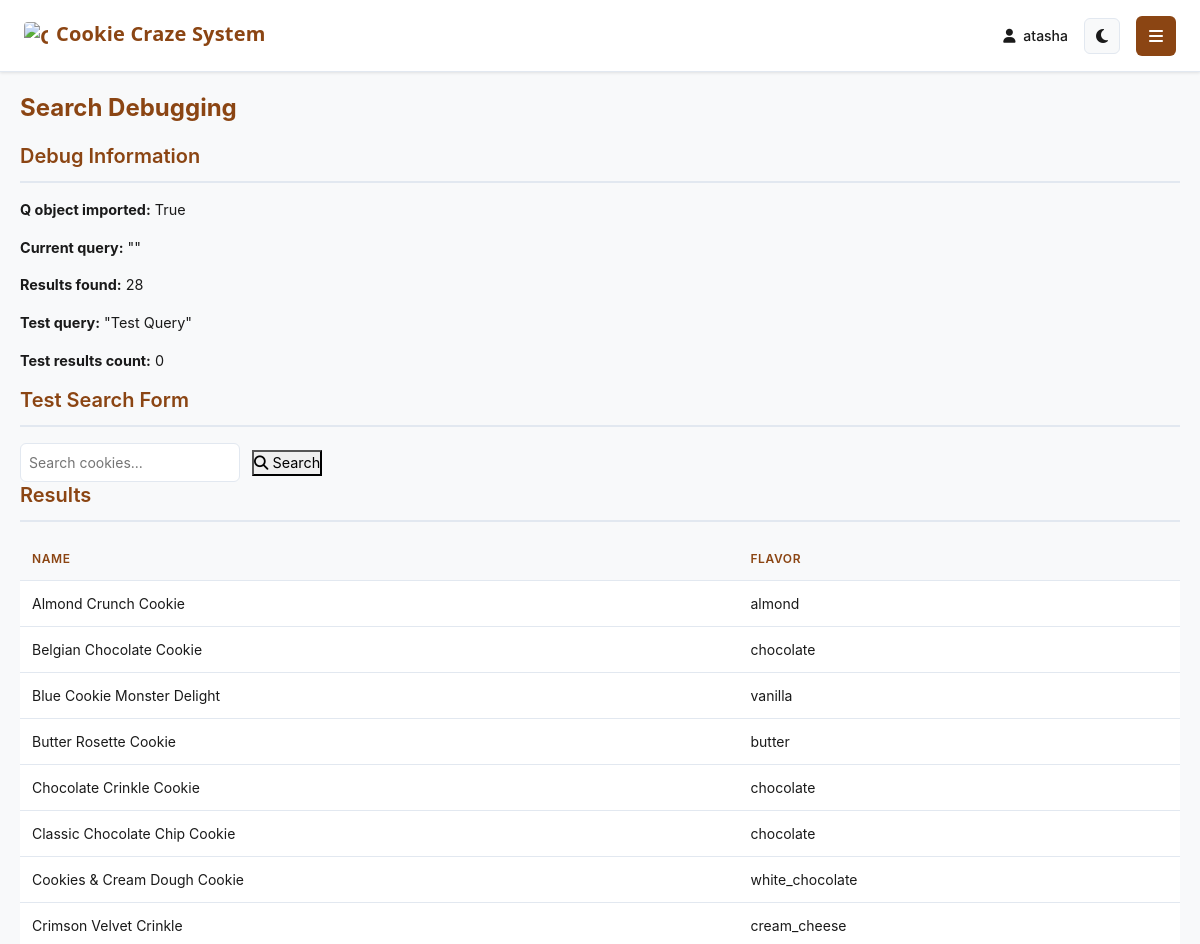
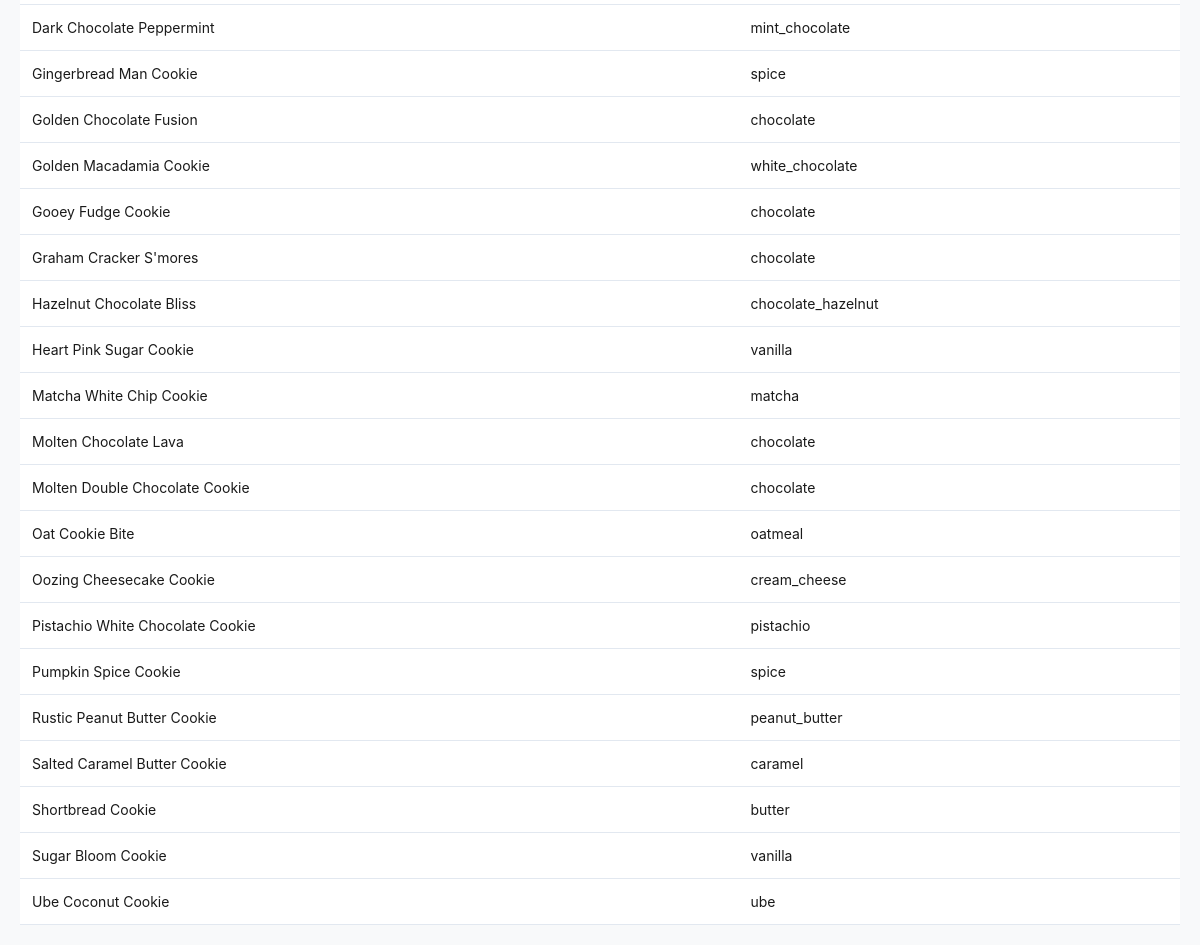
Screenshot of /app/debug-search/ (signed in) with the database file from the repository (2 pictures, top to bottom).
### cookie_app/models.py (models this page shows, shortened)
class Cookie(models.Model):
    FLAVOR_CHOICES = [
        ('chocolate', 'Chocolate'), ('vanilla', 'Vanilla'), ('strawberry', 'Strawberry'),
        ('oatmeal', 'Oatmeal'), ('peanut_butter', 'Peanut Butter'), ('butter', 'Butter'),
        ('white_chocolate', 'White Chocolate'), ('almond', 'Almond'), ('pistachio', 'Pistachio'),
        ('caramel', 'Caramel'), ('mint_chocolate', 'Mint Chocolate'), ('cream_cheese', 'Cream Cheese'),
        ('spice', 'Spice'), ('ube', 'Ube'), ('matcha', 'Matcha'),
        ('chocolate_hazelnut', 'Chocolate Hazelnut'), ('chocolate_marshmallow', 'Chocolate Marshmallow'),
        ('almond_oat', 'Almond Oat'),
    ]
    category = models.ForeignKey(Category, on_delete=models.PROTECT, related_name='cookies')
    image = models.ImageField(upload_to='cookies/', null=True, blank=True)
    name = models.CharField(max_length=100)
    flavor = models.CharField(max_length=30, choices=FLAVOR_CHOICES)
    price = models.DecimalField(max_digits=6, decimal_places=2, validators=[MinValueValidator(Decimal('0.01'))])
    stock_quantity = models.IntegerField(default=0, validators=[MinValueValidator(0)])
    description = models.TextField(blank=True, null=True)
    expiration_date = models.DateField(blank=True, null=True)
    is_available = models.BooleanField(default=True)
    created_at = models.DateTimeField(auto_now_add=True)
    updated_at = models.DateTimeField(auto_now=True)

### cookie_app/views.py (the view)
# urls.py: path('debug-search/', views.debug_search, name='debug_search'),
@login_required
def debug_search(request):
    query = request.GET.get('q', '')
    if query:
        cookies = Cookie.objects.filter(
            Q(name__icontains=query) |
            Q(flavor__icontains=query) |
            Q(description__icontains=query)
        ).order_by('name')
        result_count = cookies.count()
    else:
        cookies = Cookie.objects.all().order_by('name')
        result_count = cookies.count()
    test_query = "Test Query"
    test_results = Cookie.objects.filter(Q(name__icontains=test_query))
    return render(request, 'debug_search.html', {
        'query': query,
        'result_count': result_count,
        'cookies': cookies,
        'test_query': test_query,
        'test_results_count': test_results.count(),
        'q_imported': 'Q' in globals(),
    })

### templates/debug_search.html
{% extends 'base.html' %}
{% block content %}
<h1>Search Debugging</h1>
<div class="debug-info">
    <h2>Debug Information</h2>
    <p><strong>Q object imported:</strong> {{ q_imported }}</p>
    <p><strong>Current query:</strong> "{{ query }}"</p>
    <p><strong>Results found:</strong> {{ result_count }}</p>
    <p><strong>Test query:</strong> "{{ test_query }}"</p>
    <p><strong>Test results count:</strong> {{ test_results_count }}</p>
</div>
<h2>Test Search Form</h2>
<form method="GET" action="{% url 'debug_search' %}">
    <div class="search-input-group">
        <input type="text" name="q" placeholder="Search cookies..." value="{{ query }}" class="search-input">
        <button type="submit" class="search-btn">
            <i class="fas fa-search"></i> Search
        </button>
    </div>
</form>
<h2>Results</h2>
{% if cookies %}
<table class="data-table">
    <thead>
        <tr>
            <th>Name</th>
            <th>Flavor</th>
        </tr>
    </thead>
    <tbody>
        {% for cookie in cookies %}
        <tr>
            <td>{{ cookie.name }}</td>
            <td>{{ cookie.flavor }}</td>
        </tr>
        {% endfor %}
    </tbody>
</table>
{% else %}
<p>No cookies found.</p>
{% endif %}
{% endblock %}

### templates/base.html (shortened to what this page needs)
<!DOCTYPE html>
<html lang="en">
<head>
    {% load static %}
    <link href="https://cdn.jsdelivr.net/npm/bootstrap@5.3.2/dist/css/bootstrap.min.css" rel="stylesheet">
    <link rel="stylesheet" href="https://cdnjs.cloudflare.com/ajax/libs/font-awesome/6.4.0/css/all.min.css">
    <link rel="stylesheet" href="{% static 'css/style.css' %}">
</head>
<body data-theme="light" {% if user.is_authenticated %}class="authenticated"{% endif %}>
    {% if user.is_authenticated %}
    <div class="main-content" id="main-content">
        <header class="header">
            <div class="header-title">
                {% if request.path == '/app/admin-dashboard/' %}
                    Admin Dashboard
                {% elif request.path == '/app/staff-dashboard/' %}
                    Staff Dashboard
                {% elif 'inventory' in request.path %}
                    <span class="brand-title">
                        <img src="{% static 'images/cookie-craze-logo.png' %}" alt="Cookie Craze" class="brand-logo">
                        <span>Cookie Craze System</span>
                    </span>
                {% elif 'sale' in request.path and 'daily-sales' not in request.path %}
                    <span class="brand-title">
                        <img src="{% static 'images/cookie-craze-logo.png' %}" alt="Cookie Craze" class="brand-logo">
                        <span>Cookie Craze System</span>
                    </span>
                {% elif 'daily-sales' in request.path %}
                    <span class="brand-title">
                        <img src="{% static 'images/cookie-craze-logo.png' %}" alt="Cookie Craze" class="brand-logo">
                        <span>Cookie Craze System</span>
                    </span>
                {% elif 'staff-management' in request.path %}
                    Staff Management
                {% elif 'admin-sales-monitoring' in request.path %}
                    Sales Monitoring
                {% elif 'staff-sales-history' in request.path %}
                    My Sales History
                {% elif 'report' in request.path %}
                    Reports & Analytics
                {% else %}
                    <span class="brand-title">
                        <img src="{% static 'images/cookie-craze-logo.png' %}" alt="Cookie Craze" class="brand-logo">
                        <span>Cookie Craze System</span>
                    </span>
                {% endif %}
            </div>
            <div class="header-right">
                <div class="user-info">
                    <span>
                        {% if user.is_superuser or user.staff.role == 'admin' %}
                            <i class="fas fa-crown text-warning me-1"></i>
                        {% else %}
                            <i class="fas fa-user me-1"></i>
                        {% endif %}
                        {{ user.username }}
                    </span>
                    <button class="theme-toggle" id="themeToggle" title="Toggle dark mode">
                    </button>
                </div>
                <button class="sidebar-toggle" id="sidebarToggle" title="Toggle sidebar">
                    <i class="fas fa-bars"></i>
                </button>
            </div>
        </header>
        <div class="content">
            {% block content %}
            {% endblock %}
        </div>
    </div>
    {% endif %}
</body>
</html>

### static/css/style.css (style rules this page uses)
:root { --primary: #8B4513; --primary-light: #A0522D; --primary-dark: #654321; --accent: #D2691E; --accent-light: #F5DEB3; --bg-primary: #f8f9fa; --bg-secondary: #ffffff; --bg-tertiary: #e9ecef; --text-primary: #2d3748; --text-secondary: #4a5568; --text-muted: #718096; --border: #cbd5e0; --success: #38a169; --warning: #d69e2e; --danger: #e53e3e; --info: #3182ce; --shadow-sm: 0 1px 2px rgba(0, 0, 0, 0.05); --shadow: 0 2px 4px rgba(0, 0, 0, 0.1); --shadow-lg: 0 4px 8px rgba(0, 0, 0, 0.15); --font-family: 'Segoe UI', system-ui, -apple-system, sans-serif; --text-xs: 0.75rem; --text-sm: 0.875rem; --text-base: 1rem; --text-lg: 1.125rem; --text-xl: 1.25rem; --text-2xl: 1.5rem; --text-3xl: 1.875rem; --space-1: 0.25rem; --space-2: 0.5rem; --space-3: 0.75rem; --space-4: 1rem; --space-5: 1.25rem; --space-6: 1.5rem; --space-8: 2rem; --radius-sm: 4px; --radius: 6px; --radius-lg: 8px; --radius-xl: 12px; }
* { margin: 0; padding: 0; box-sizing: border-box; transition: background-color 0.3s ease, color 0.3s ease, border-color 0.3s ease; }
body { font-family: var(--font-family); background: var(--bg-primary); color: var(--text-primary); line-height: 1.5; font-size: var(--text-base); font-weight: 400; -webkit-font-smoothing: antialiased; -moz-osx-font-smoothing: grayscale; }
h1, h2, h3, h4, h5, h6 { color: var(--text-primary); font-weight: 600; line-height: 1.3; margin-bottom: var(--space-4); }
h1 { font-size: var(--text-3xl); color: var(--primary); font-weight: 700; margin-bottom: var(--space-5); }
h2 { font-size: var(--text-2xl); color: var(--primary); font-weight: 600; border-bottom: 2px solid var(--border); padding-bottom: var(--space-3); margin-bottom: var(--space-4); }
.content { padding: var(--space-5); max-width: 1400px; margin: 0 auto; }
table { width: 100%; border-collapse: collapse; background: var(--bg-secondary); font-size: var(--text-sm); }
th, td { padding: var(--space-3); text-align: left; border-bottom: 1px solid var(--border); color: var(--text-primary); }
th { background: var(--bg-tertiary); color: var(--primary); font-weight: 600; font-size: var(--text-xs); text-transform: uppercase; letter-spacing: 0.05em; }
.search-input { padding: var(--space-2); border: 1px solid var(--border); border-radius: var(--radius); margin-right: var(--space-2); width: 220px; background: var(--bg-secondary); color: var(--text-primary); font-size: var(--text-sm); }

### rows the page displays
Cookie: name "Almond Crunch Cookie", flavor "almond"
Cookie: name "Belgian Chocolate Cookie", flavor "chocolate"
Cookie: name "Blue Cookie Monster Delight", flavor "vanilla"
Cookie: name "Butter Rosette Cookie", flavor "butter"
Cookie: name "Chocolate Crinkle Cookie", flavor "chocolate"
Cookie: name "Classic Chocolate Chip Cookie", flavor "chocolate"
Cookie: name "Cookies & Cream Dough Cookie", flavor "white_chocolate"
Cookie: name "Crimson Velvet Crinkle", flavor "cream_cheese"
Cookie: name "Dark Chocolate Peppermint", flavor "mint_chocolate"
Cookie: name "Gingerbread Man Cookie", flavor "spice"
Cookie: name "Golden Chocolate Fusion", flavor "chocolate"
Cookie: name "Golden Macadamia Cookie", flavor "white_chocolate"
Cookie: name "Gooey Fudge Cookie", flavor "chocolate"
Cookie: name "Graham Cracker S'mores", flavor "chocolate"
Cookie: name "Hazelnut Chocolate Bliss", flavor "chocolate_hazelnut"
Cookie: name "Heart Pink Sugar Cookie", flavor "vanilla"
Cookie: name "Matcha White Chip Cookie", flavor "matcha"
Cookie: name "Molten Chocolate Lava", flavor "chocolate"
Cookie: name "Molten Double Chocolate Cookie", flavor "chocolate"
Cookie: name "Oat Cookie Bite", flavor "oatmeal"
Cookie: name "Oozing Cheesecake Cookie", flavor "cream_cheese"
Cookie: name "Pistachio White Chocolate Cookie", flavor "pistachio"
Cookie: name "Pumpkin Spice Cookie", flavor "spice"
Cookie: name "Rustic Peanut Butter Cookie", flavor "peanut_butter"
Cookie: name "Salted Caramel Butter Cookie", flavor "caramel"
Cookie: name "Shortbread Cookie", flavor "butter"
Cookie: name "Sugar Bloom Cookie", flavor "vanilla"
Cookie: name "Ube Coconut Cookie", flavor "ube"

### other values shown
{{ user.username }} "atasha"
{{ q_imported }} "True"
{{ result_count }} "28"
{{ test_query }} "Test Query"
{{ test_results_count }} "0"
